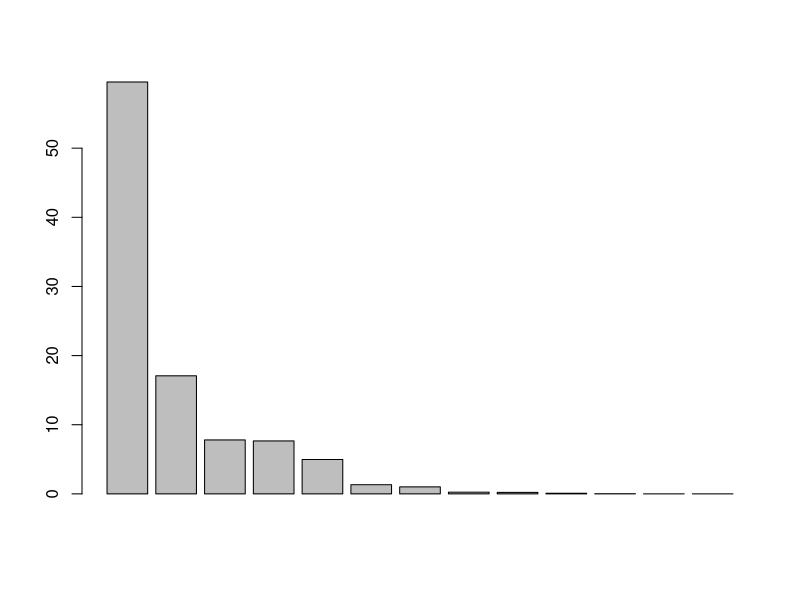
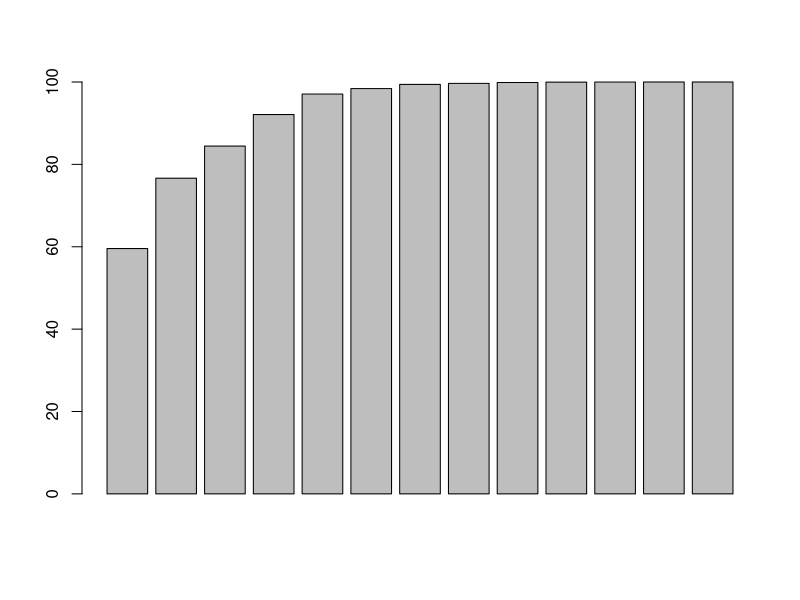
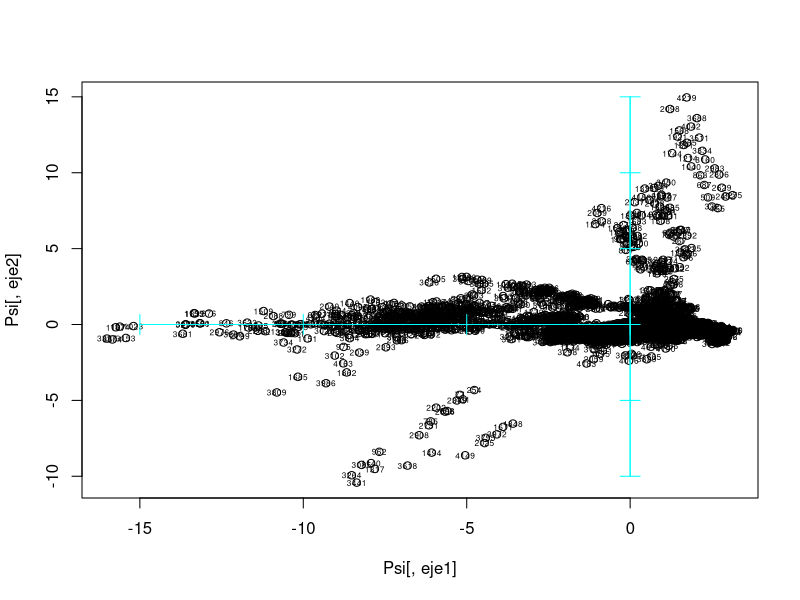
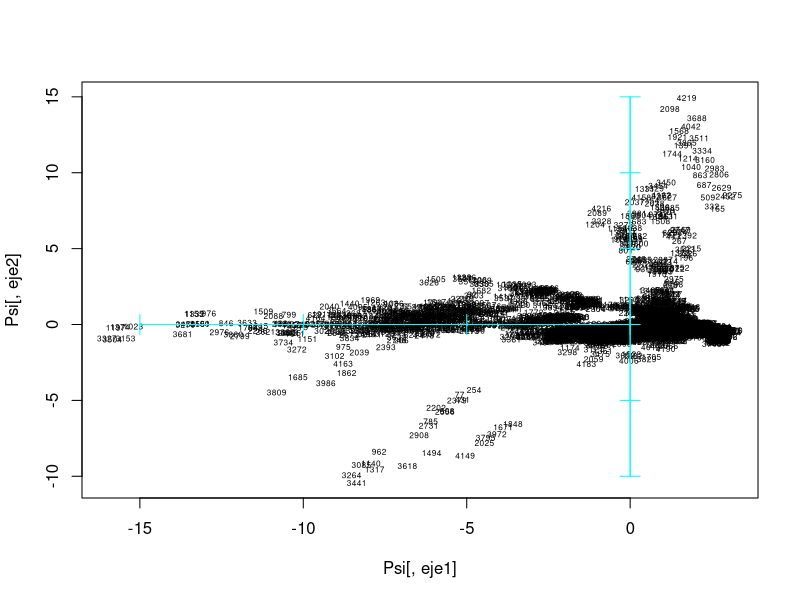
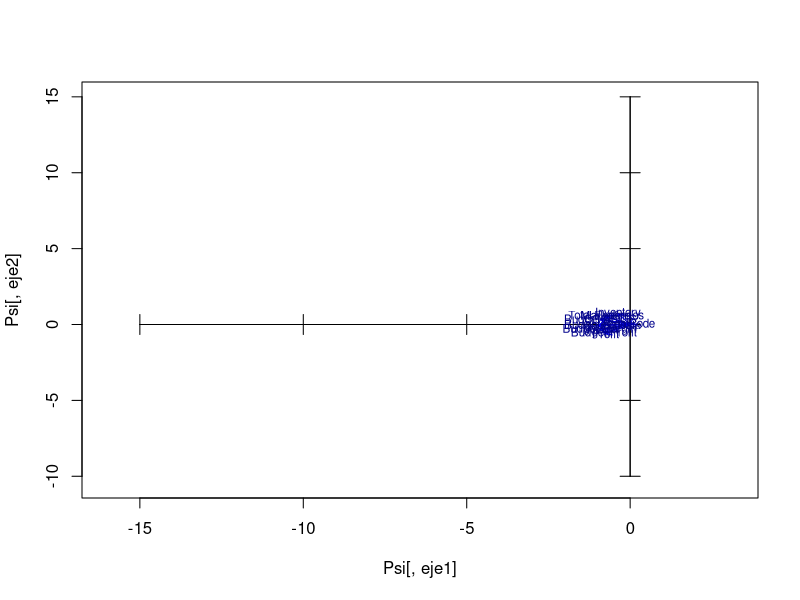
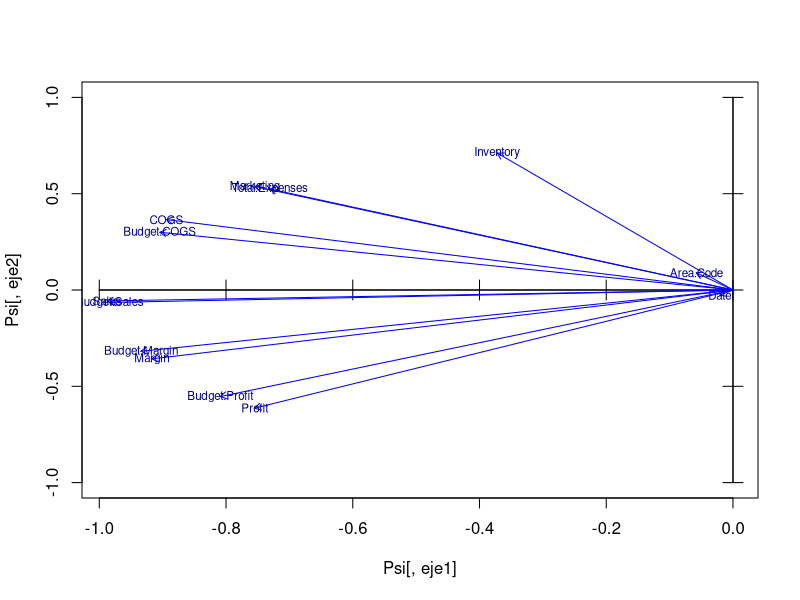
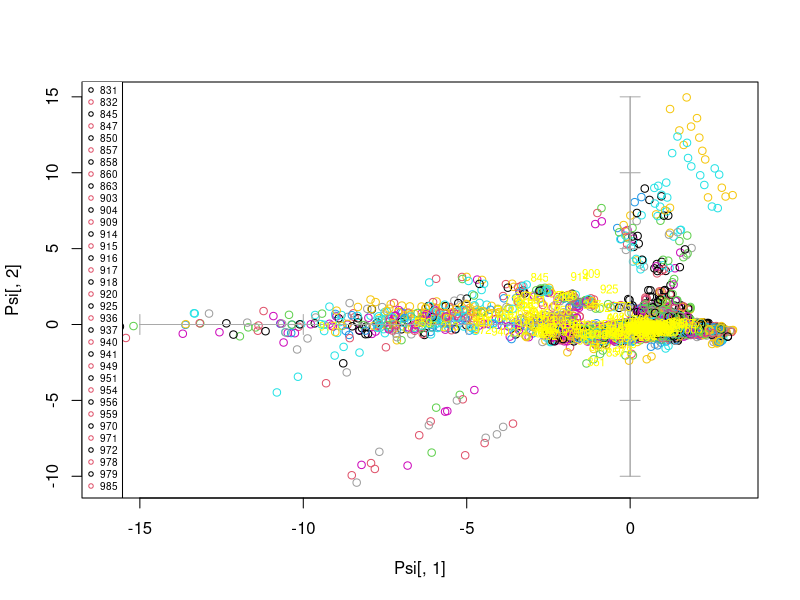
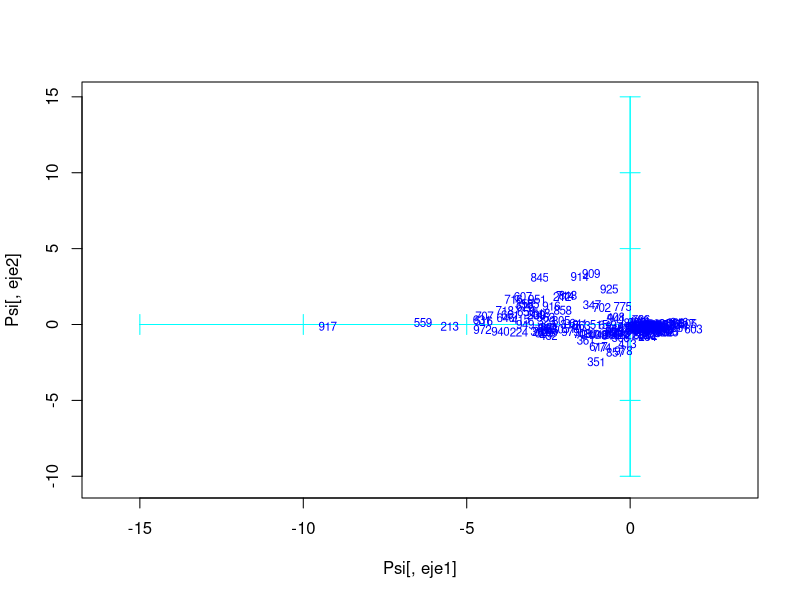

The R source for these figures, in order:
#PREREQUISITES: 
#factors are properly labelled and reading data makes R to directly recognize them
#Numerical variables do not contain missing values anymore. They have been imputed in preprocessing step

#  READING CREDSCO_BIN
# load("d:/karina/docencia/sreferenciesppt/16.AssociatiusVisualitzacio/MultivariateAnalysis/PracticaR/credscok_bin")
# setwd("D:/karina/docencia/01areferenciesPPT/0DadesPractiques/CREDSCO")
setwd("C:/Users/Joseph/Documents/Codes/2022/mvtec-2022/statsprogramming/statsprog-07")
dd <- read.table("data/Coffee.csv",header=T, sep=",", stringsAsFactors = FALSE);



#alternatively 
#dd<- <your-data-frame>

objects()
attributes(dd)

#
# VISUALISATION OF DATA
#
# PRINCIPAL COMPONENT ANALYSIS OF CONTINcUOUS VARIABLES, WITH Dictamen PROJECTED AS ILLUSTRATIVE
#

# CREATION OF THE DATA FRAME OF CONTINUOUS VARIABLES

attach(dd)
names(dd)

#is R understanding well my factor variables?
sapply(dd,class)

#set a list of numerical variables (with no missing values)


numeriques<-which(sapply(dd,is.numeric))
numeriques

dcon<-dd[,numeriques]
sapply(dcon,class)

#dcon <- data.frame (Antiguedad.Trabajo,Plazo,Edad,Gastos,Ingresos,Patrimonio,Cargas.patrimoniales,Importe.solicitado,Precio.del.bien.financiado,Estalvi, RatiFin)

#alternatively
#dim(dd)
#indexCon<-c(2,4:5,9:16)
#dcon<-dd[,indexCon]
#names(dcon)

#be sure you don't have missing data in your numerical variables.

#in case of having missing data, select complete rows JUST TO FOLLOW THE CLASS
#dd<-dd[!is.na(dd[,indecCon[1]])& !is.na(dd[,indecCon[2]]) & !is.na(dd[,indecCon[3]])& !is.na(dd[,indecCon[4]]),]
#then preprocess your complete data set to IMPUTE all missing data, and reproduce
#the whole analysis again
# PRINCIPAL COMPONENT ANALYSIS OF dcon

pc1 <- prcomp(dcon, scale=TRUE)
class(pc1)
attributes(pc1)

print(pc1)

str(pc1)


# WHICH PERCENTAGE OF THE TOTAL INERTIA IS REPRESENTED IN SUBSPACES?

pc1$sdev
inerProj<- pc1$sdev^2 
inerProj
totalIner<- sum(inerProj)
totalIner
pinerEix<- 100*inerProj/totalIner
pinerEix
barplot(pinerEix)

#Cummulated Inertia in subspaces, from first principal component to the 11th dimension subspace
barplot(100*cumsum(pc1$sdev[1:dim(dcon)[2]]^2)/dim(dcon)[2])
percInerAccum<-100*cumsum(pc1$sdev[1:dim(dcon)[2]]^2)/dim(dcon)[2]
percInerAccum


# SELECTION OF THE SINGIFICNT DIMENSIONS (keep 80% of total inertia)

nd = 6

print(pc1)
attributes(pc1)
pc1$rotation

# STORAGE OF THE EIGENVALUES, EIGENVECTORS AND PROJECTIONS IN THE nd DIMENSIONS
View(pc1$x)
dim(pc1$x)
dim(dcon)
dcon[2000,]
pc1$x[2000,]

Psi = pc1$x[,1:nd]
dim(Psi)
Psi[2000,]

# STORAGE OF LABELS FOR INDIVIDUALS AND VARIABLES

iden = row.names(dcon)
etiq = names(dcon)
ze = rep(0,length(etiq)) # WE WILL NEED THIS VECTOR AFTERWARDS FOR THE GRAPHICS

# PLOT OF INDIVIDUALS

#select your axis
#eje1<-2
eje1<-1
#eje2<-3
eje2<-2

plot(Psi[,eje1],Psi[,eje2])
text(Psi[,eje1],Psi[,eje2],labels=iden, cex=0.5)
axis(side=1, pos= 0, labels = F, col="cyan")
axis(side=3, pos= 0, labels = F, col="cyan")
axis(side=2, pos= 0, labels = F, col="cyan")
axis(side=4, pos= 0, labels = F, col="cyan")


plot(Psi[,eje1],Psi[,eje2], type="n")
text(Psi[,eje1],Psi[,eje2],labels=iden, cex=0.5)
axis(side=1, pos= 0, labels = F, col="cyan")
axis(side=3, pos= 0, labels = F, col="cyan")
axis(side=2, pos= 0, labels = F, col="cyan")
axis(side=4, pos= 0, labels = F, col="cyan")
#library(rgl)
#plot3d(Psi[,1],Psi[,2],Psi[,3])

#Projection of variables

Phi = cor(dcon,Psi)
View(Phi)

#select your axis

X<-Phi[,eje1]
Y<-Phi[,eje2]

plot(Psi[,eje1],Psi[,eje2],type="n")
axis(side=1, pos= 0, labels = F)
axis(side=3, pos= 0, labels = F)
axis(side=2, pos= 0, labels = F)
axis(side=4, pos= 0, labels = F)
arrows(ze, ze, X, Y, length = 0.07,col="blue")
text(X,Y,labels=etiq,col="darkblue", cex=0.7)


#zooms
plot(Psi[,eje1],Psi[,eje2],type="n",xlim=c(min(X,0),max(X,0)), ylim=c(-1,1))
axis(side=1, pos= 0, labels = F)
axis(side=3, pos= 0, labels = F)
axis(side=2, pos= 0, labels = F)
axis(side=4, pos= 0, labels = F)
arrows(ze, ze, X, Y, length = 0.07,col="blue")
text(X,Y,labels=etiq,col="darkblue", cex=0.7)



# PROJECTION OF ILLUSTRATIVE qualitative variables on individuals' map
# PROJECCI? OF INDIVIDUALS DIFFERENTIATING THE Dictamen
# (we need a numeric Dictamen to color)


varcat=factor(dd[,1])
plot(Psi[,1],Psi[,2],col=varcat)
axis(side=1, pos= 0, labels = F, col="darkgray")
axis(side=3, pos= 0, labels = F, col="darkgray")
axis(side=2, pos= 0, labels = F, col="darkgray")
axis(side=4, pos= 0, labels = F, col="darkgray")
legend("bottomleft",levels(factor(varcat)),pch=1,col=c(1,2), cex=0.6)

#select your qualitative variable
k<-1 #dictamen in credsco

varcat<-factor(dd[,k])
fdic1 = tapply(Psi[,eje1],varcat,mean)
fdic2 = tapply(Psi[,eje2],varcat,mean) 
#points(fdic1,fdic2,pch=16,col="blue", labels=levels(varcat))
text(fdic1,fdic2,labels=levels(varcat),col="yellow", cex=0.7)


#Now we project both cdgs of levels of a selected qualitative variable without
#representing the individual anymore

plot(Psi[,eje1],Psi[,eje2],type="n")
axis(side=1, pos= 0, labels = F, col="cyan")
axis(side=3, pos= 0, labels = F, col="cyan")
axis(side=2, pos= 0, labels = F, col="cyan")
axis(side=4, pos= 0, labels = F, col="cyan")

#select your qualitative variable
k<-1 #dictamen in credsco

#varcat<-dd[,k]
#fdic1 = tapply(Psi[,eje1],varcat,mean)
#fdic2 = tapply(Psi[,eje2],varcat,mean) 

#points(fdic1,fdic2,pch=16,col="blue", labels=levels(varcat))
text(fdic1,fdic2,labels=levels(varcat),col="blue", cex=0.7)


#all qualitative together
plot(Psi[,eje1],Psi[,eje2],type="n")
axis(side=1, pos= 0, labels = F, col="cyan")
axis(side=3, pos= 0, labels = F, col="cyan")
axis(side=2, pos= 0, labels = F, col="cyan")
axis(side=4, pos= 0, labels = F, col="cyan")

#nominal qualitative variables

dcat<-c(1,3,6:7)
#divide categoricals in several graphs if joint representation saturates

#build a palette with as much colors as qualitative variables 

#colors<-c("blue","red","green","orange","darkgreen")
#alternative
colors<-rainbow(length(dcat))

c<-1
for(k in dcat){
  seguentColor<-colors[c]
  fdic1 = tapply(Psi[,eje1],dd[,k],mean)
  fdic2 = tapply(Psi[,eje2],dd[,k],mean) 
  
  text(fdic1,fdic2,labels=levels(factor(dd[,k])),col=seguentColor, cex=0.6)
  c<-c+1
}
legend("bottomleft",names(dd)[dcat],pch=1,col=colors, cex=0.6)

#determine zoom level
#use the scale factor or not depending on the position of centroids
# ES UN FACTOR D'ESCALA PER DIBUIXAR LES FLETXES MES VISIBLES EN EL GRAFIC
#fm = round(max(abs(Psi[,1]))) 
fm=20

#scale the projected variables
#X<-fm*U[,eje1]
#Y<-fm*U[,eje2]

#represent numerical variables in background
plot(Psi[,eje1],Psi[,eje2],type="n",xlim=c(-1,1), ylim=c(-3,1))
#plot(X,Y,type="none",xlim=c(min(X,0),max(X,0)))
axis(side=1, pos= 0, labels = F, col="cyan")
axis(side=3, pos= 0, labels = F, col="cyan")
axis(side=2, pos= 0, labels = F, col="cyan")
axis(side=4, pos= 0, labels = F, col="cyan")

#add projections of numerical variables in background
arrows(ze, ze, X, Y, length = 0.07,col="lightgray")
text(X,Y,labels=etiq,col="gray", cex=0.7)

#add centroids
c<-1
for(k in dcat){
  seguentColor<-colors[c]
  
  fdic1 = tapply(Psi[,eje1],dd[,k],mean)
  fdic2 = tapply(Psi[,eje2],dd[,k],mean) 
  
  #points(fdic1,fdic2,pch=16,col=seguentColor, labels=levels(dd[,k]))
  text(fdic1,fdic2,labels=levels(factor(dd[,k])),col=seguentColor, cex=0.6)
  c<-c+1
}
legend("bottomleft",names(dd)[dcat],pch=1,col=colors, cex=0.6)


#add ordinal qualitative variables. Ensure ordering is the correct

dordi<-c(8)


levels(factor(dd[,dordi[1]]))
#reorder modalities: when required
dd[,dordi[1]] <- factor(dd[,dordi[1]], ordered=TRUE,  levels= c("WorkingTypeUnknown","altres sit","temporal","fixe","autonom"))
levels(dd[,dordi[1]])

c<-1
col<-1
for(k in dordi){
  seguentColor<-colors[col]
  fdic1 = tapply(Psi[,eje1],dd[,k],mean)
  fdic2 = tapply(Psi[,eje2],dd[,k],mean) 
  
  #points(fdic1,fdic2,pch=16,col=seguentColor, labels=levels(dd[,k]))
  #connect modalities of qualitative variables
  lines(fdic1,fdic2,pch=16,col=seguentColor)
  text(fdic1,fdic2,labels=levels(dd[,k]),col=seguentColor, cex=0.6)
  c<-c+1
  col<-col+1
}
legend("topleft",names(dd)[dordi],pch=1,col=colors[1:length(dordi)], cex=0.6)

#using our own colors palette
# search palettes in internet. One might be https://r-charts.com/es/colores/

colors<-c("red", "blue", "darkgreen", "orange", "violet", "magenta", "pink")

#represent numerical variables in background
plot(Psi[,eje1],Psi[,eje2],type="n",xlim=c(-1,1), ylim=c(-3,1))
#plot(X,Y,type="none",xlim=c(min(X,0),max(X,0)))
axis(side=1, pos= 0, labels = F, col="cyan")
axis(side=3, pos= 0, labels = F, col="cyan")
axis(side=2, pos= 0, labels = F, col="cyan")
axis(side=4, pos= 0, labels = F, col="cyan")

#add projections of numerical variables in background
arrows(ze, ze, X, Y, length = 0.07,col="lightgray")
text(X,Y,labels=etiq,col="gray", cex=0.7)

#add centroids
c<-1
for(k in dcat){
  seguentColor<-colors[c]
  
  fdic1 = tapply(Psi[,eje1],dd[,k],mean)
  fdic2 = tapply(Psi[,eje2],dd[,k],mean) 
  
  #points(fdic1,fdic2,pch=16,col=seguentColor, labels=levels(dd[,k]))
  text(fdic1,fdic2,labels=levels(factor(dd[,k])),col=seguentColor, cex=0.6)
  c<-c+1
}
legend("bottomleft",names(dd)[dcat],pch=19,col=colors, cex=0.6)


#add ordinal qualitative variables. Ensure ordering is the correct

dordi<-c(8)


levels(factor(dd[,dordi[1]]))
#reorder modalities: when required
dd[,dordi[1]] <- factor(dd[,dordi[1]], ordered=TRUE,  levels= c("WorkingTypeUnknown","altres sit","temporal","fixe","autonom"))
levels(dd[,dordi[1]])

c<-1
col<-length(dcat)+1
for(k in dordi){
  seguentColor<-colors[col]
  fdic1 = tapply(Psi[,eje1],dd[,k],mean)
  fdic2 = tapply(Psi[,eje2],dd[,k],mean) 
  
  #points(fdic1,fdic2,pch=16,col=seguentColor, labels=levels(dd[,k]))
  #connect modalities of qualitative variables
  lines(fdic1,fdic2,pch=16,col=seguentColor)
  text(fdic1,fdic2,labels=levels(dd[,k]),col=seguentColor, cex=0.6)
  c<-c+1
  col<-col+1
}
legend("topleft",names(dd)[dordi],pch=19,col=colors[col:col+length(dordi)-1], cex=0.6)


#Make two complementary factorial maps

colors<-c("red", "blue", "darkgreen", "orange", "violet", "magenta", "pink")

#represent numerical variables in background
#plot(Psi[,eje1],Psi[,eje2],type="p",xlim=c(-1,1), ylim=c(-3,1), col="lightgray")
plot(Psi[,eje1],Psi[,eje2],type="n",xlim=c(-1,1), ylim=c(-3,1))
#plot(X,Y,type="none",xlim=c(min(X,0),max(X,0)))
axis(side=1, pos= 0, labels = F, col="cyan")
axis(side=3, pos= 0, labels = F, col="cyan")
axis(side=2, pos= 0, labels = F, col="cyan")
axis(side=4, pos= 0, labels = F, col="cyan")

#add projections of numerical variables in background
arrows(ze, ze, X, Y, length = 0.07,col="lightgray")
text(X,Y,labels=etiq,col="gray", cex=0.7)

#numerical variables of financial situation

seleccio<-c(4:7,10)
dconMapa1<-dcon[,seleccio]

#referencia general comu a tots els mapes
arrows(ze, ze, X, Y, length = 0.07,col="lightgray")
text(X,Y,labels=etiq,col="gray", cex=0.7)

#represent in the map1
XMapa1<-Phi[seleccio,eje1]
YMapa1<-Phi[seleccio,eje2]

arrows(ze, ze, XMapa1, YMapa1, length = 0.07,col="green")
text(XMapa1,YMapa1,labels=names(dconMapa1),col="green", cex=0.7)


#add centroids
dcatMapa1<-c(7)

c<-1
for(k in dcatMapa1){
  seguentColor<-colors[c]
  
  fdic1 = tapply(Psi[,eje1],dd[,k],mean)
  fdic2 = tapply(Psi[,eje2],dd[,k],mean) 
  
  #points(fdic1,fdic2,pch=16,col=seguentColor, labels=levels(dd[,k]))
  text(fdic1,fdic2,labels=levels(factor(dd[,k])),col=seguentColor, cex=0.6)
  c<-c+1
}
legend("bottomleft",names(dd)[dcatMapa1],pch=19,col=colors, cex=0.6)


#add ordinal qualitative variables. Ensure ordering is the correct

dordi<-c(8)


levels(factor(dd[,dordi[1]]))
#reorder modalities: when required
dd[,dordi[1]] <- factor(dd[,dordi[1]], ordered=TRUE,  levels= c("WorkingTypeUnknown","altres sit","temporal","fixe","autonom"))
levels(dd[,dordi[1]])

c<-1
col<-length(dcat)+1
for(k in dordi){
  seguentColor<-colors[col]
  fdic1 = tapply(Psi[,eje1],dd[,k],mean)
  fdic2 = tapply(Psi[,eje2],dd[,k],mean) 
  
  #points(fdic1,fdic2,pch=16,col=seguentColor, labels=levels(dd[,k]))
  #connect modalities of qualitative variables
  lines(fdic1,fdic2,pch=16,col=seguentColor)
  text(fdic1,fdic2,labels=levels(dd[,k]),col=seguentColor, cex=0.6)
  c<-c+1
  col<-col+1
}
legend("topleft",names(dd)[dordi],pch=19,col=colors[col:col+length(dordi)-1], cex=0.6)





# PROJECTION OF ILLUSTRATIVE qualitative variables on individuals' map
# PROJECCI? OF INDIVIDUALS DIFFERENTIATING THE Dictamen
# (we need a numeric Dictamen to color)

varcat=factor(dd[,1])
plot(Psi[,1],Psi[,2],col=varcat)
axis(side=1, pos= 0, labels = F, col="darkgray")
axis(side=3, pos= 0, labels = F, col="darkgray")
axis(side=2, pos= 0, labels = F, col="darkgray")
axis(side=4, pos= 0, labels = F, col="darkgray")
legend("bottomleft",levels(varcat),pch=1,col=c(1,2), cex=0.6)


# Overproject THE CDG OF  LEVELS OF varcat
fdic1 = tapply(Psi[,1],varcat,mean)
fdic2 = tapply(Psi[,2],varcat,mean) 

text(fdic1,fdic2,labels=levels(factor(varcat)),col="cyan", cex=0.75)



